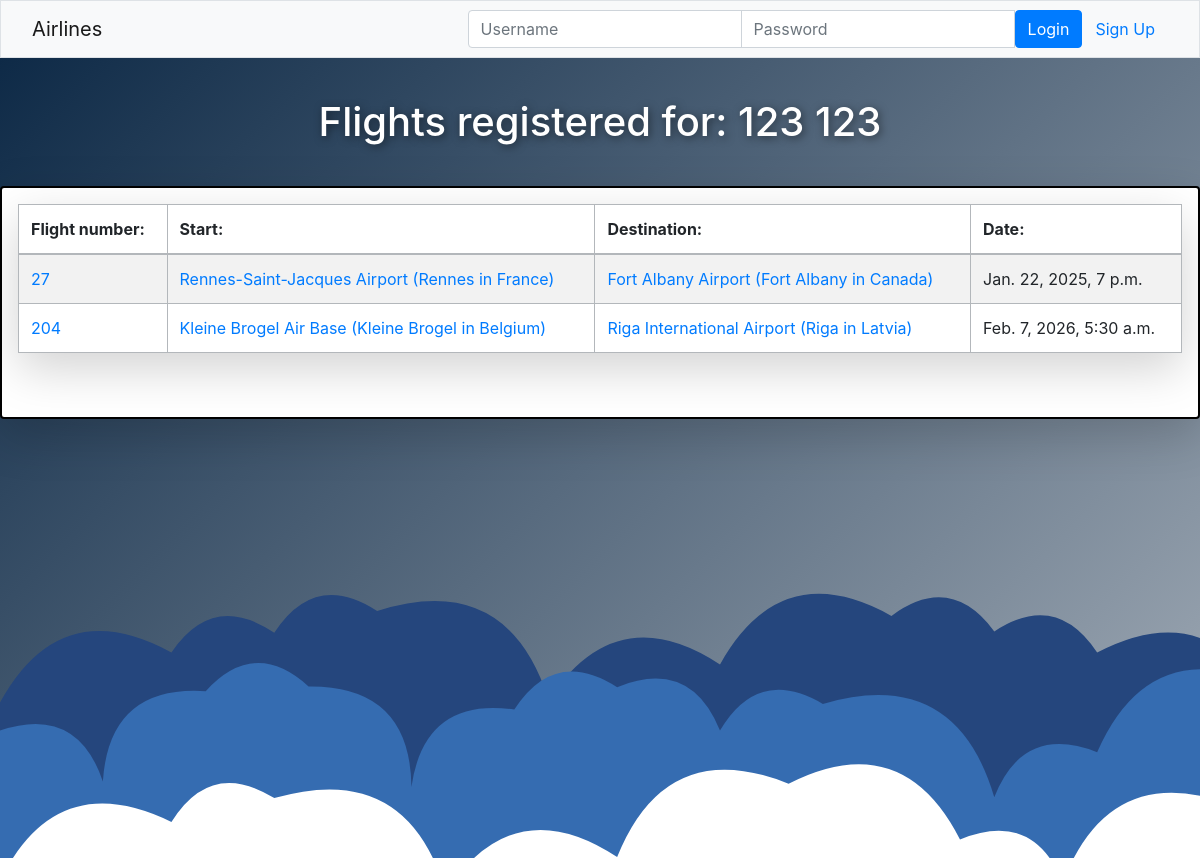
The page /airline/passager/133 on the database its author committed.
### airline/models.py (models this page shows, shortened)
class Passager(models.Model):
    user = models.ForeignKey(
        settings.AUTH_USER_MODEL,
        on_delete=models.CASCADE,
        related_name="passager_user",
        blank=True,
        null=True,
    )
    first_name = models.CharField(max_length=20)
    surname = models.CharField(max_length=30)
    flights = models.ManyToManyField(Flight, related_name="passenger_set", blank=True)

class Flight(models.Model):
    start = models.ForeignKey(
        Airport, on_delete=models.CASCADE, related_name="departure_flights"
    )
    destination = models.ForeignKey(
        Airport, on_delete=models.CASCADE, related_name="arrival_flights"
    )
    date = models.DateTimeField()
    passengers = models.ManyToManyField(
        "Passager", related_name="flight_passager", blank=True
    )

class Airport(models.Model):
    airport_id = models.IntegerField(primary_key=True)
    name = models.CharField(max_length=100)
    city = models.CharField(max_length=100)
    country = models.CharField(max_length=100)
    latitude = models.FloatField()
    longitude = models.FloatField()
    departures = models.ManyToManyField(
        "Flight", related_name="departure_airports", blank=True
    )
    arrivals = models.ManyToManyField(
        "Flight", related_name="arrival_airports", blank=True
    )
    def __str__(self):
        return f"{self.name}"

### airline/views.py (the view)
# urls.py: path("passager/<int:passager_id>", views.passager, name="passager"),
def passager(request, passager_id):
    passager = get_object_or_404(Passager, pk=passager_id)
    context = {
        "passager": passager,
        "countries": Airport.objects.values_list("country", flat=True).distinct(),
    }
    return render(request, template_name="airline/passager.html", context=context)

### airline/templates/airline/passager.html
{% extends "airline/index.html" %}
{% block content %}
<div class="background custom-height">
<h1 class="align-middle text-center m-4 text-shadow airport-title banner-text">Flights registered for: {{passager.first_name}} {{passager.surname}}</h1>
<div class="shadow-lg p-3 mb-5 bg-white rounded airport-border">
<table class="table table-striped table-secondary table-bordered shadow-lg p-3 mb-5 bg-white rounded">
    <thead>
        <tr>
            <th>Flight number: </th>
            <th >Start:</th>
            <th>Destination: </th>
            <th>Date: </th>
        </tr>
    </thead>
    <tbody>
            {% if passager.flight_passager.all %}
                {% for fli in passager.flight_passager.all|dictsort:"date" %}
                <tr >
                    <td><a href="/airline/flight/{{fli.id}}">{{fli.id}}</a>  </td>
                    <td><a href="/airline/airport/{{fli.start.airport_id}}">{{fli.start}} ({{fli.start.city}} in {{fli.start.country}})</a></td>
                    <td><a href="/airline/airport/{{fli.destination.airport_id}}">{{fli.destination}} ({{fli.destination.city}} in {{fli.destination.country}})</a></td>
                    <td>{{fli.date}}</td>
                </tr>
                {% endfor %}
            {% else %}
            <tr>
                <td>Sorry, currently no flight data are avaible</td>
            </tr>
            {% endif %}
    </tbody>
</table>
</div>
</div>
{% endblock %}

### airline/static/airline/styles.css (style rules this page uses)
th, td { vertical-align: middle !important; }
.background { background-size: cover; }
.banner-text { text-shadow: 2px 2px 4px rgba(0, 0, 0, 1); padding: 1rem; color: white; }
.custom-height { height: 100vh; overflow: hidden; }
.airport-title { text-shadow: 0.1rem 0.1rem 0.5rem rgba(0, 0, 0, 0.5); }
.airport-border { border-width: 2px; border-style: solid; border-color: black; overflow-x: auto; }

### rows shown on the page
Passager: first_name "123", surname "123"
Flight: id "27", start "Rennes-Saint-Jacques Airport", start.city "Rennes", start.country "France", destination "Fort Albany Airport", destination.city "Fort Albany", destination.country "Canada", date "Jan. 22, 2025, 7 p.m."
Flight: id "204", start "Kleine Brogel Air Base", start.city "Kleine Brogel", start.country "Belgium", destination "Riga International Airport", destination.city "Riga", destination.country "Latvia", date "Feb. 7, 2026, 5:30 a.m."
